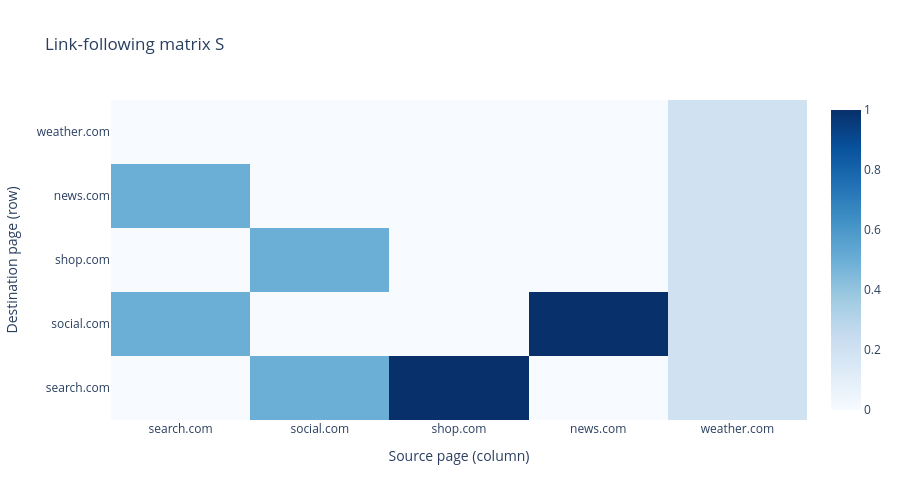
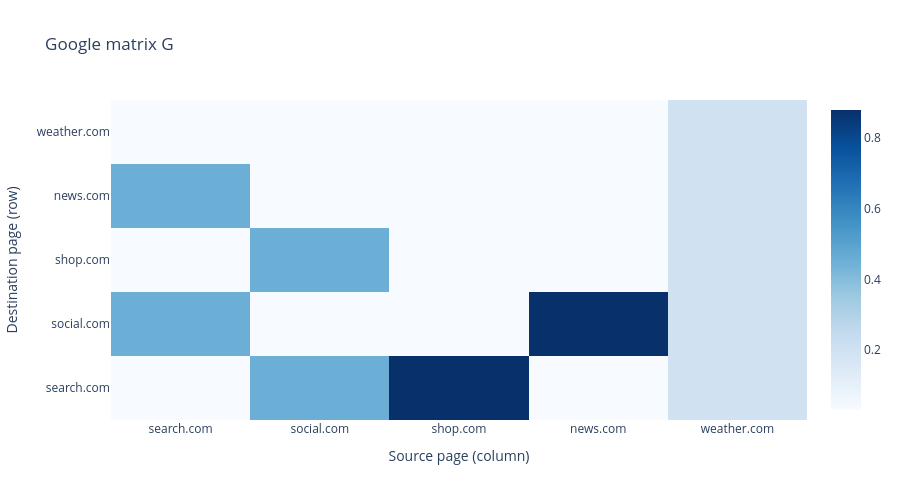

Notebook cell for these charts, in order:
### Code cell
google_matrix, link_matrix, matrix_nodes = build_google_matrix(website.graph, alpha=0.85)

print("Page order:", matrix_nodes)
print("Column sums of S:", link_matrix.sum(axis=0))
print("Column sums of G:", google_matrix.sum(axis=0))

print("Link-following matrix S:")
display(pd.DataFrame(link_matrix, index=matrix_nodes, columns=matrix_nodes).round(3))

print("Google matrix G:")
display(pd.DataFrame(google_matrix, index=matrix_nodes, columns=matrix_nodes).round(3))

plot_matrix_heatmap(link_matrix, matrix_nodes, title="Link-following matrix S")
plot_matrix_heatmap(google_matrix, matrix_nodes, title="Google matrix G")

### Figure 1 — Plotly figure (JSON) as saved in the notebook; plotly's stock layout.template omitted (floating-point values rounded to 4 significant figures)
{"data": [{"colorscale": [[0.0, "rgb(247,251,255)"], [0.125, "rgb(222,235,247)"], [0.25, "rgb(198,219,239)"], [0.375, "rgb(158,202,225)"], [0.5, "rgb(107,174,214)"], [0.625, "rgb(66,146,198)"], [0.75, "rgb(33,113,181)"], [0.875, "rgb(8,81,156)"], [1.0, "rgb(8,48,107)"]], "hovertemplate": "Row: %{y}<br>Column: %{x}<br>Value: %{z:.4f}<extra></extra>", "x": ["search.com", "social.com", "shop.com", "news.com", "weather.com"], "y": ["search.com", "social.com", "shop.com", "news.com", "weather.com"], "z": [[0.0, 0.5, 1.0, 0.0, 0.2], [0.5, 0.0, 0.0, 1.0, 0.2], [0.0, 0.5, 0.0, 0.0, 0.2], [0.5, 0.0, 0.0, 0.0, 0.2], [0.0, 0.0, 0.0, 0.0, 0.2]], "type": "heatmap"}], "layout": {"title": {"text": "Link-following matrix S"}, "xaxis": {"title": {"text": "Source page (column)"}}, "yaxis": {"title": {"text": "Destination page (row)"}}, "height": 500}}

### Figure 2 — Plotly figure (JSON) as saved in the notebook; plotly's stock layout.template omitted (floating-point values rounded to 4 significant figures)
{"data": [{"colorscale": [[0.0, "rgb(247,251,255)"], [0.125, "rgb(222,235,247)"], [0.25, "rgb(198,219,239)"], [0.375, "rgb(158,202,225)"], [0.5, "rgb(107,174,214)"], [0.625, "rgb(66,146,198)"], [0.75, "rgb(33,113,181)"], [0.875, "rgb(8,81,156)"], [1.0, "rgb(8,48,107)"]], "hovertemplate": "Row: %{y}<br>Column: %{x}<br>Value: %{z:.4f}<extra></extra>", "x": ["search.com", "social.com", "shop.com", "news.com", "weather.com"], "y": ["search.com", "social.com", "shop.com", "news.com", "weather.com"], "z": [[0.03, 0.455, 0.88, 0.03, 0.2], [0.455, 0.03, 0.03, 0.88, 0.2], [0.03, 0.455, 0.03, 0.03, 0.2], [0.455, 0.03, 0.03, 0.03, 0.2], [0.03, 0.03, 0.03, 0.03, 0.2]], "type": "heatmap"}], "layout": {"title": {"text": "Google matrix G"}, "xaxis": {"title": {"text": "Source page (column)"}}, "yaxis": {"title": {"text": "Destination page (row)"}}, "height": 500}}
